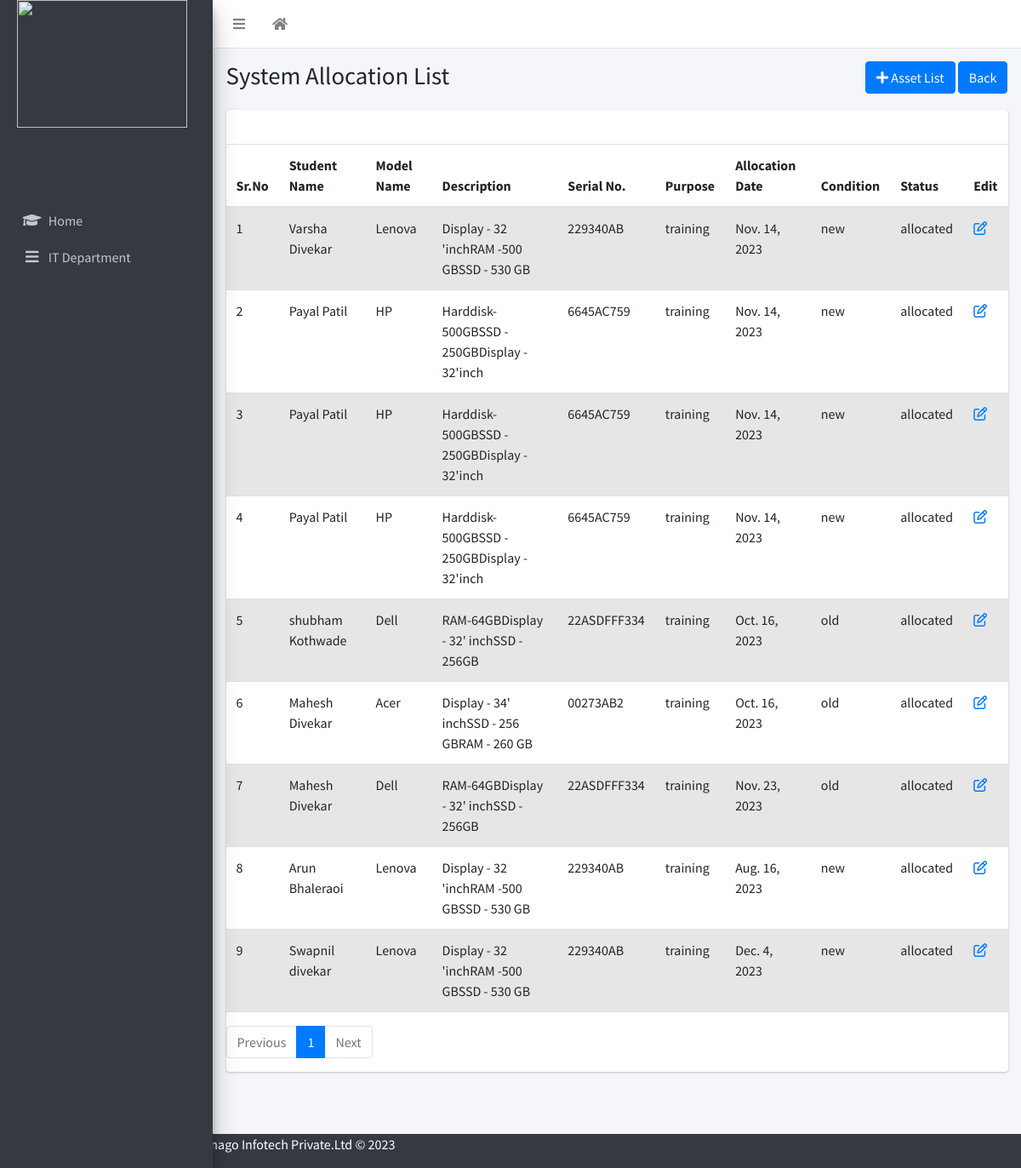
The app's page /allocated/ with its own data.
### emanage/models.py (models this page shows, shortened)
class Allocation(models.Model):
    user = models.OneToOneField(User, on_delete=models.CASCADE, related_name='it',null=True)
    category=models.ForeignKey(Category,on_delete=models.CASCADE,null=True,blank=True)
    desktop=models.ForeignKey(Desktop,on_delete=models.CASCADE,null=True,blank=True)
    enquiry=models.ForeignKey(Enquiry,on_delete=models.CASCADE,null=True,blank=True)
    description=models.TextField(max_length=500,null=True,blank=True)
    model_name=models.CharField(max_length=500,blank=True,null=True)
    serial_no=models.CharField(max_length=50,null=True,blank=True)
    L_condition=models.CharField(null=True,blank=True,max_length=10)
    L_purpose=models.CharField(max_length=200,null=True,blank=True)
    L_allocation_date=models.DateField(default=datetime.date.today)
    L_photos=models.ImageField(upload_to='media/')
    STATUS=(
        ('allocated','allocated'),
        ('not_allocated','not_allocated'),
        ('scrap','scrap'),
    )
    system_status=models.TextField(max_length=100, choices=STATUS, default="not_allocated",null=True)

class Enquiry(models.Model):
    user = models.OneToOneField(User, on_delete=models.CASCADE,related_name='enquiry',null=True)
    Full_Name=models.CharField(max_length=250,default="")
    gender=models.CharField(max_length=10)
    Email_Address=models.EmailField()
    Contact_Number=models.IntegerField()
    Permanent_Address=models.TextField(blank=True,null=True,default='')
    Date_of_Birth=models.DateField(auto_now_add=False,null=True,blank=True)
    massage=models.TextField(blank=True,null=True)
    Whatsapp_Number=models.IntegerField(blank=True,null=True)
    Alternate_Number=models.IntegerField(blank=True,null=True)
    How_did_you_hear_about_us=models.CharField(null=True,max_length=50)
    qualification=models.CharField(max_length=50,null=True,blank=True)
    Technical_Skills=models.CharField(max_length=150,null=True,blank=True)
    Certification_Done=models.CharField(max_length=200,null=True,blank=True)
    Area_of_Intrest=models.CharField(max_length=200,null=True,blank=True)
    reference=models.CharField(max_length=100,null=True,blank=True)
    remark=models.CharField(max_length=100,null=True,blank=True)
    Training_Mode=models.CharField(max_length=50,blank=True,null=True)
    Office_Location_Preference=models.CharField(max_length=50,null=True,blank=True)
    STATUS = (
        ('Finalized', 'Finalized'),
        ('Pending', 'Pending'),
        ('Informed_On_whatsapp','Informed_On_whatsapp')
    )
    enquiry_Status = models.TextField(max_length=100, choices=STATUS, default="Pending",null=True)
    Cource_name=models.ForeignKey(Cource,on_delete=models.CASCADE,null=True,blank=True)

### emanage/views.py (the view)
# urls.py: path('allocated/',views.system_allocated_fun,name='allocated'),
def system_allocated_fun(request):
    approved = Allocation.objects.filter(system_status = 'allocated').all()
    items_per_page = 9  # Number of items to display per page
    paginator = Paginator(approved, items_per_page)  # Create a Paginator object
    page_number = request.GET.get('page')  # Get the current page number from the request parameters
    page_obj = paginator.get_page(page_number)  # G
    return render(request, 'IT/allocated.html', context={'approved':page_obj,'page_obj':page_obj})

### template/IT/allocated.html
{% extends 'IT/it_home.html' %}
{% block title %}System Allocation List{% endblock title %}
{% block breadcrumb %}
<a class="btn btn-primary" href="{% url 'emanage:system_list' %}"><i
    class="fas fa-plus"></i> Asset List</a>
<a class="btn btn-primary" href="{% url 'emanage:it_home' %}"> Back</a>
{% endblock breadcrumb %}
{% block content %}
<div class="table-responsive">
<table class="table table-striped">
  <thead>
    <tr>
      <th>Sr.No</th>
      <th>Student Name</th>
      <th>Model Name</th>
      <th>Description</th>
      <th>Serial No.</th>
      <th>Purpose</th>
      <th>Allocation Date</th>
      <th>Condition</th>
      <th>Status</th>
       <th>Edit</th>
    </tr>
  </thead>
  <tbody>
    <tr>
      {% for xyz in approved %}
         <td>{{xyz.id}}</td>
        <td>{{xyz.enquiry.Full_Name}}</td>
        <td>{{xyz.model_name}}</td>
        <td>{{xyz.description}}</td>
        <td>{{xyz.serial_no}}</td>
        <td>{{xyz.L_purpose}}</td>
        <td>{{xyz.L_allocation_date}}</td>
        <td>{{xyz.L_condition}}</td>
        <td>{{xyz.system_status}}</td>
        <td><a href="{% url 'emanage:Edit_system' xyz.id %}">
          <i class="fa-regular fa-pen-to-square"></i></i></a></td>
    </tr>
     {% endfor %}
  </tbody>
</table>
</div>
<nav aria-label="Page navigation example">
  <ul class="pagination">
    {% if page_obj.has_previous %}
      <li class="page-item"><a class="page-link" href="?page={{ page_obj.previous_page_number }}">Previous</a></li>
    {% else %}
       <li class="page-item disabled"><span class="page-link">Previous</span></li>
    {% endif %}
    {% for i in page_obj.paginator.page_range %}
       {% if page_obj.number == i %}
      <li class="page-item active"><span class="page-link">{{ i }}</span></li>
       {% else %}
        <li class="page-item"><a class="page-link" href="?page={{ i }}">{{ i }}</a></li>
      {% endif %}
    {% endfor %}
    {% if page_obj.has_next %}
       <li class="page-item"><a class="page-link" href="?page={{ page_obj.next_page_number }}">Next</a></li>
    {% else %}
       <li class="page-item disabled"><span class="page-link">Next</span></li>
    {% endif %}
{% endblock %}

### records on screen
Allocation: id "1", enquiry.Full_Name "Varsha Divekar", model_name "Lenova", description "Display - 32 'inchRAM -500 GBSSD - 530 GB", serial_no "229340AB", L_purpose "training", L_allocation_date "Nov. 14, 2023", L_condition "new", system_status "allocated"
Allocation: id "2", enquiry.Full_Name "Payal Patil", model_name "HP", description "Harddisk- 500GBSSD - 250GBDisplay - 32'inch", serial_no "6645AC759", L_purpose "training", L_allocation_date "Nov. 14, 2023", L_condition "new", system_status "allocated"
Allocation: id "3", enquiry.Full_Name "Payal Patil", model_name "HP", description "Harddisk- 500GBSSD - 250GBDisplay - 32'inch", serial_no "6645AC759", L_purpose "training", L_allocation_date "Nov. 14, 2023", L_condition "new", system_status "allocated"
Allocation: id "4", enquiry.Full_Name "Payal Patil", model_name "HP", description "Harddisk- 500GBSSD - 250GBDisplay - 32'inch", serial_no "6645AC759", L_purpose "training", L_allocation_date "Nov. 14, 2023", L_condition "new", system_status "allocated"
Allocation: id "5", enquiry.Full_Name "shubham Kothwade", model_name "Dell", description "RAM-64GBDisplay - 32' inchSSD - 256GB", serial_no "22ASDFFF334", L_purpose "training", L_allocation_date "Oct. 16, 2023", L_condition "old", system_status "allocated"
Allocation: id "6", enquiry.Full_Name "Mahesh Divekar", model_name "Acer", description "Display - 34' inchSSD - 256 GBRAM - 260 GB", serial_no "00273AB2", L_purpose "training", L_allocation_date "Oct. 16, 2023", L_condition "old", system_status "allocated"
Allocation: id "7", enquiry.Full_Name "Mahesh Divekar", model_name "Dell", description "RAM-64GBDisplay - 32' inchSSD - 256GB", serial_no "22ASDFFF334", L_purpose "training", L_allocation_date "Nov. 23, 2023", L_condition "old", system_status "allocated"
Allocation: id "8", enquiry.Full_Name "Arun Bhaleraoi", model_name "Lenova", description "Display - 32 'inchRAM -500 GBSSD - 530 GB", serial_no "229340AB", L_purpose "training", L_allocation_date "Aug. 16, 2023", L_condition "new", system_status "allocated"
Allocation: id "9", enquiry.Full_Name "Swapnil divekar", model_name "Lenova", description "Display - 32 'inchRAM -500 GBSSD - 530 GB", serial_no "229340AB", L_purpose "training", L_allocation_date "Dec. 4, 2023", L_condition "new", system_status "allocated"

### other values on screen
{{ i }} "1"
